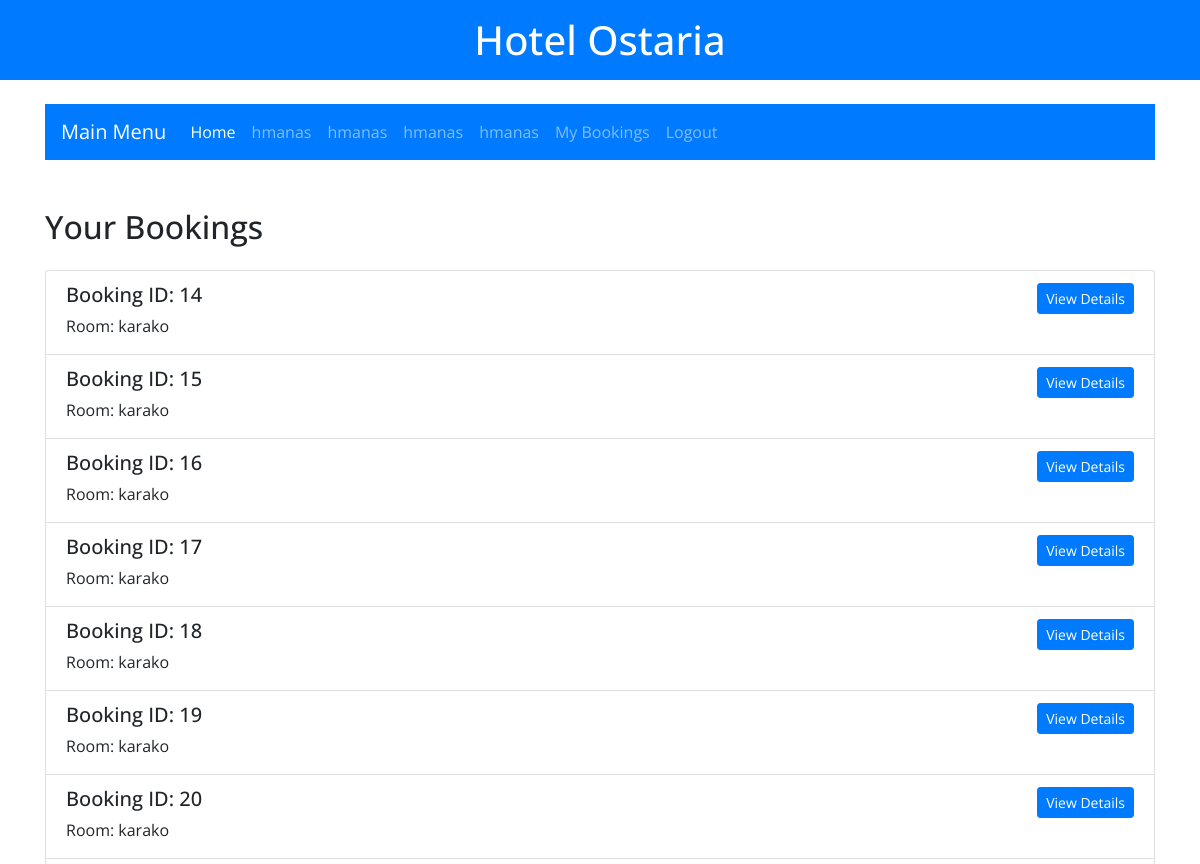
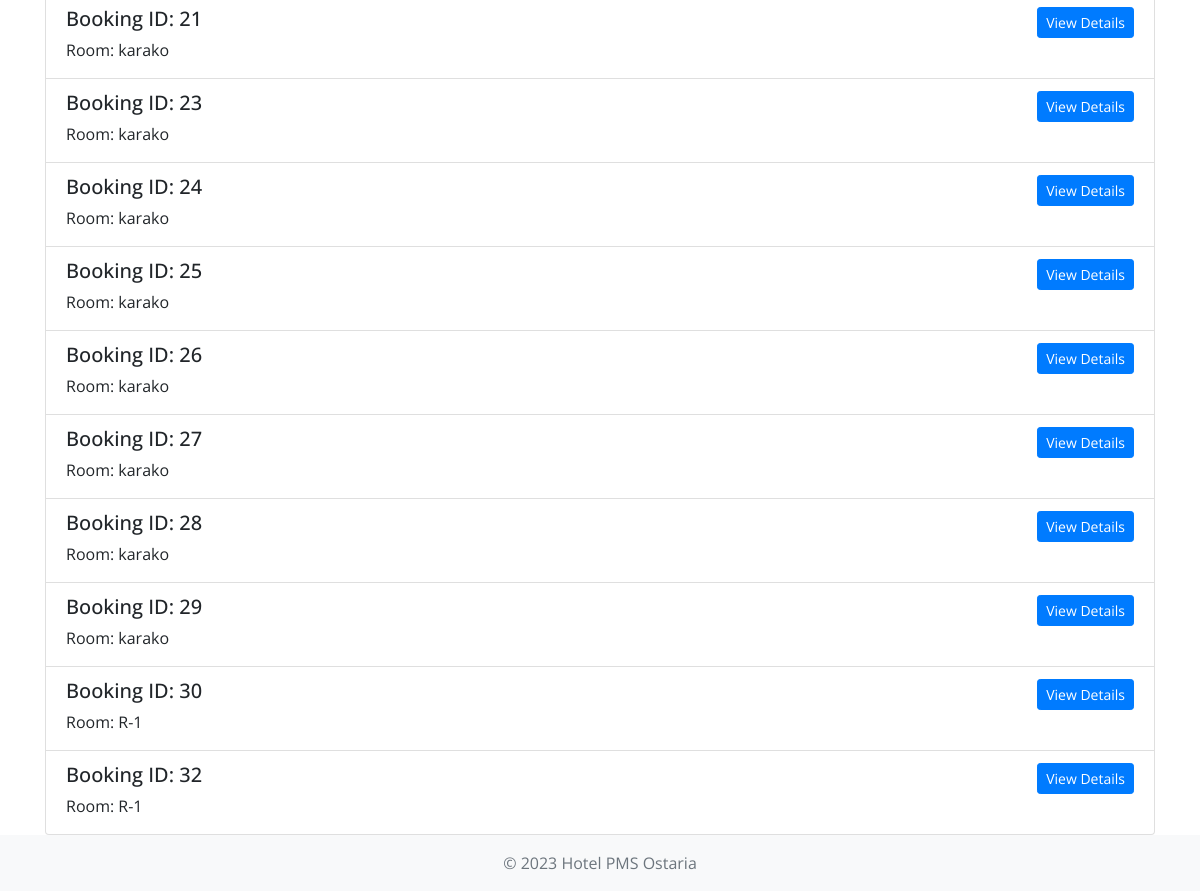
The page /mybookings/ (signed in) on the database its author committed (2 pictures, top to bottom).
### hotel_pms/models.py (models this page shows, shortened)
class Booking(models.Model):
    customer = models.ForeignKey(User, on_delete=models.CASCADE)
    room = models.ForeignKey(Room, on_delete=models.CASCADE)
    start_date = models.DateField()
    end_date = models.DateField()
    accompanies = models.PositiveIntegerField(default=0, help_text="Number of people accompanying the customer.")
    charges = models.ManyToManyField(ExtraCharge, through='BookingCharge')

class Room(models.Model):
    ROOM_TYPES = (
        ('s', 'Single'),
        ('d', 'Double'),
        ('su', 'Suite'),
    )
    STATUS_CHOICES = [
        ('available', 'Available'),
        ('cleaning', 'Needs Cleaning'),
        ('maintenance', 'Needs Maintenance'),
    ]
    name = models.CharField(max_length=255,  default='basic')  # New field for room name
    status = models.CharField(max_length=12, choices=STATUS_CHOICES, default='available')
    room_type = models.CharField(max_length=2, choices=ROOM_TYPES)
    rate = models.DecimalField(max_digits=7, decimal_places=2,default=100.00)

### hotel_pms/views.py (the view)
# urls.py: path('mybookings/', views.view_bookings, name='view_bookings'),
@login_required
def view_bookings(request):
    bookings = Booking.objects.filter(customer=request.user)
    return render(request, 'hotel_pms/view_bookings.html', {'bookings': bookings})

### hotel_pms/templatetags/user_tags.py (called while the page is built)
@register.filter(name='has_group')
def has_group(user, group_name):
    return Group.objects.get(name=group_name) in user.groups.all()

### hotel_pms/templates/hotel_pms/view_bookings.html
{% extends "hotel_pms/index.html" %}
{% block content %}
<div class="container mt-5">
    <h2 class="mb-4">Your Bookings</h2>
    {% if bookings %}
        <div class="list-group">
            {% for booking in bookings %}
                <div class="list-group-item">
                    <div class="d-flex w-100 justify-content-between">
                        <h5 class="mb-1">Booking ID: {{ booking.id }}</h5>
                        <small><a href="{% url 'booking_details' booking.id %}" class="btn btn-sm btn-primary">View Details</a></small>
                    </div>
                    <p class="mb-1">Room: {{ booking.room.name }}</p>
                </div>
            {% endfor %}
        </div>
    {% else %}
        <div class="alert alert-info" role="alert">
            You don't have any bookings yet.
        </div>
    {% endif %}
</div>
{% endblock %}

### rows shown on the page
Booking: id "14", room.name "karako"
Booking: id "15", room.name "karako"
Booking: id "16", room.name "karako"
Booking: id "17", room.name "karako"
Booking: id "18", room.name "karako"
Booking: id "19", room.name "karako"
Booking: id "20", room.name "karako"
Booking: id "21", room.name "karako"
Booking: id "23", room.name "karako"
Booking: id "24", room.name "karako"
Booking: id "25", room.name "karako"
Booking: id "26", room.name "karako"
Booking: id "27", room.name "karako"
Booking: id "28", room.name "karako"
Booking: id "29", room.name "karako"
Booking: id "30", room.name "R-1"
Booking: id "32", room.name "R-1"
